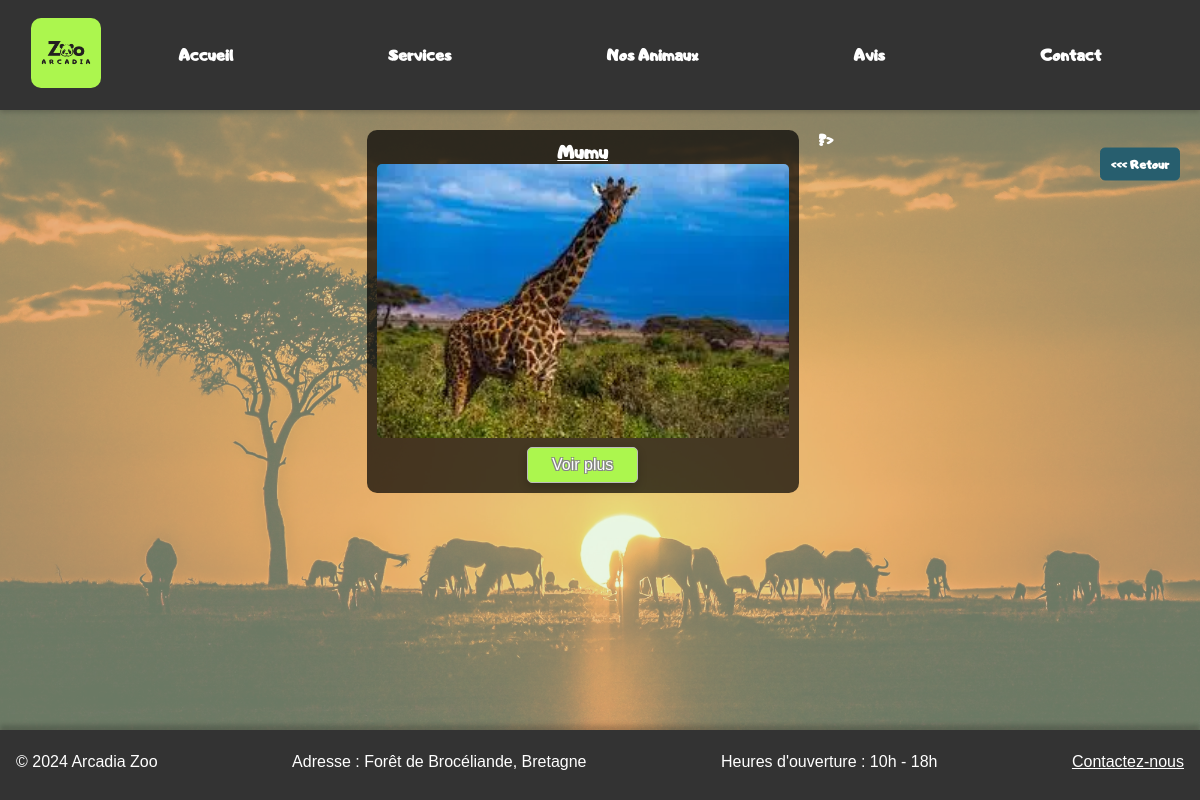
The app's page /front/animaux.php?race_id=5&habitat=1 with its own data.
### tables this page shows
CREATE TABLE `animals` (
  `id` int NOT NULL,
  `race_id` int DEFAULT NULL,
  `name` varchar(255) NOT NULL,
  `poid` decimal(10,2) NOT NULL,
  `sex` varchar(1) NOT NULL,
  `description` varchar(255) NOT NULL,
  `health` varchar(255) NOT NULL,
  `maj` timestamp NULL DEFAULT CURRENT_TIMESTAMP ON UPDATE CURRENT_TIMESTAMP,
  `maj_by` int DEFAULT NULL,
  `created_at` timestamp NULL DEFAULT CURRENT_TIMESTAMP,
  `birthday` timestamp NULL DEFAULT CURRENT_TIMESTAMP
);

CREATE TABLE `horaires` (
  `id` int NOT NULL,
  `description` varchar(255) NOT NULL,
  `maj_by` int DEFAULT NULL,
  `maj` timestamp NULL DEFAULT CURRENT_TIMESTAMP
);

### front/animaux.php (the view, shortened to what this page needs)
<?php
include_once('../back/bdd.php');
include_once "../php/btnBack.php";
$animals = [];
if (isset($_GET['race_id']) && is_numeric($_GET['race_id'])) {
    $race_id = intval($_GET['race_id']);
    $sqlAnimals = "SELECT id, name, description FROM animals WHERE race_id = ?";
    $stmtAnimals = $conn->prepare($sqlAnimals);
    $stmtAnimals->bind_param("i", $race_id);
    $stmtAnimals->execute();
    $resultAnimals = $stmtAnimals->get_result();
    while ($animal = $resultAnimals->fetch_assoc()) {
        $animal_id = $animal['id'];
        $sqlImages = "SELECT name AS picture_name FROM animal_pictures WHERE animal_id = ?";
        $stmtImages = $conn->prepare($sqlImages);
        $stmtImages->bind_param("i", $animal_id);
        $stmtImages->execute();
        $resultImages = $stmtImages->get_result();
        $pictures = [];
        while ($imageData = $resultImages->fetch_assoc()) {
            $pictures[] = '../img/animaux/' . htmlspecialchars($animal['name']) . '/' . htmlspecialchars($imageData['picture_name']) . '.webp';
        }
        $animal['pictures'] = $pictures;
        $animals[] = $animal;
    }
}
?>
<!DOCTYPE html>
<html lang="fr">
<head>
    <link rel="stylesheet" href="../css/style.css">
</head>
<body>
    <header>
        <?php include_once "../php/navbarr.php"; ?>
    </header>
    <main>
        <br>
        <div class="animal-container">
        <?php
if (!empty($animals)) {
    foreach ($animals as $index => $animal) {
        echo '<div class="animal-item">';
        echo '<h3>' . htmlspecialchars($animal['name']) . '</h3>';
        if (!empty($animal['pictures'])) {
            echo '<img src="' . htmlspecialchars($animal['pictures'][0]) . '" alt="' . htmlspecialchars($animal['name']) . '">';
            echo back('./habitats', 'r');
        }
        $aID = htmlspecialchars($animal['id']);
        echo '<button onclick="toggleContent(' . $index . ')"
            id="toggle-button-' . $index . '" class="toggle-button"
            data-id="' . $aID . '">Voir plus</button>';
        echo '</div>';
    }
} else {
    echo '<div><p>Aucun animal trouvé pour cette race.</p>';
    echo back('./habitats', 'r');
    echo '</div>';
}
?>
            ?>
        </div>
    </main>
    <?php include_once "../php/footer.php"; ?>
</body>
</html>

### php/btnBack.php (shortened to what this page needs)
<?php
function back($url, $align = null) {
    $style = "";
    switch ($align) {
        case "r":
            $style = "position: absolute; right: 100px;";
            break;
    }
    echo '<a href="' . htmlspecialchars($url) . '.php" style="' . $style . '"><div class="btn-back" ><<< Retour</div class="btn-back" ></a>';
}
?>

### php/horaires.php (shortened to what this page needs)
<?php
include '../back/bdd.php';
$sql = "SELECT description FROM horaires";
$result = $conn->query($sql);
if ($result->num_rows > 0) {
    $row = $result->fetch_assoc();
    $description = str_replace('#', '<br>', $row['description']);
    echo "<p>" . $description . "</p>";
} else {
    echo "Aucune description trouvée.";
}
?>

### css/style.css (style rules this page uses)
* { margin: 0; padding: 0; box-sizing: border-box; }
body { font-family: 'Andigiana Toybox', sans-serif; display: flex; flex-direction: column; min-height: 100vh; min-width: 375px; width: 100%; max-width: 1920; margin: auto; align-items: center; background-color: #d3f1c7; color: #111; font-size: 16px; font-weight: 600; background-image: url('../img/bg.webp'); background-size: cover; background-position: center; position: relative; }
body::before { content: ''; position: absolute; top: 0; left: 0; width: 100%; height: 100%; background-color: rgba(211, 241, 199, 0.5); z-index: -1; }
main { margin-bottom: 80px; flex: 1; width: 90%; }
header ,footer { padding: 5px; width: 100%; background-color: #333; }
header { padding-top:20px; box-shadow: 0 2px 5px rgba(0, 0, 0, 0.2); }
h3 { text-decoration:underline ; }
button { background-color: #acf64e; margin-top: 5px; color: white; border: #bbb solid 1px; padding: 0.5rem 1.5rem; border-radius: 5px; box-shadow: 0 4px 10px rgba(0, 0, 0, 0.2); text-shadow: 1px 1px 0 #868686, -1px -1px 0 #868686, 1px -1px 0 #868686, -1px 1px 0 #868686; cursor: pointer; font-size: 16px; transition: background-color 0.3s; }
.btn-back { transform : translateY(-50%); position: absolute; width: 80px; font-size: 12px; padding: 8px 8px; background-color: #275e6e; color: white; text-decoration: none; border : solid 1px #275e6e; border-radius: 5px; transition: background-color 0.3s; }

### records on screen
animals: name "Mumu", name (picture)
horaires: description "Heures d'ouverture : 10h - 18h"
